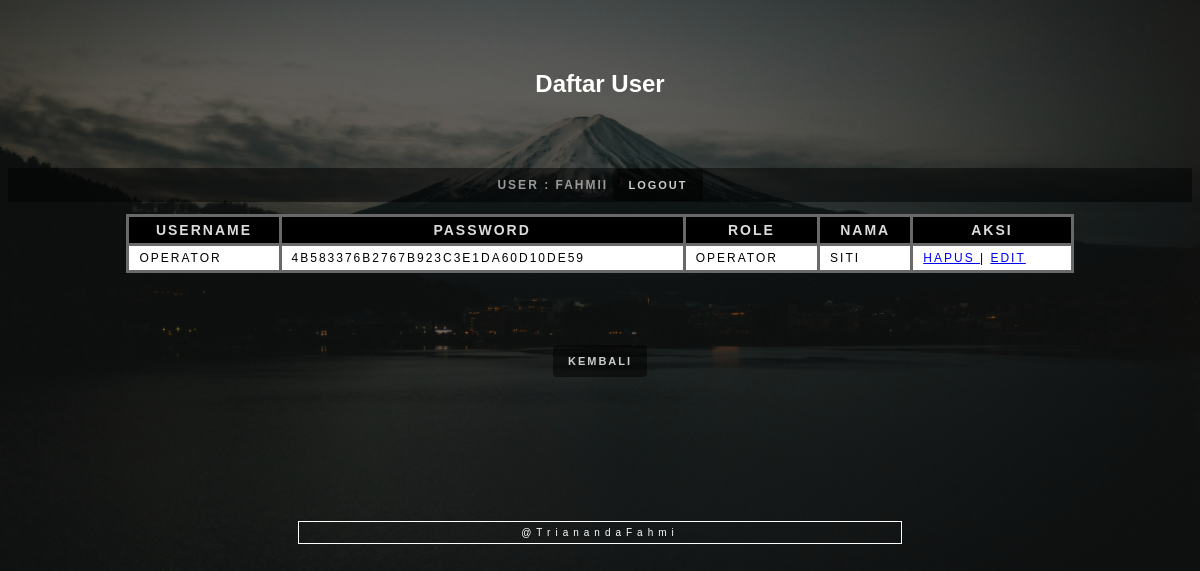
Screenshot of /bacauser.php (signed in) with the database file from the repository.
### tables this page shows
CREATE TABLE `user` (
  `username` char(9) NOT NULL,
  `password` varchar(60) NOT NULL,
  `nama` varchar(60) NOT NULL,
  `role` varchar(15) NOT NULL
);

### bacauser.php (the view, shortened to what this page needs)
<!doctype html>
<html>
<head>
    <link rel="stylesheet" href="tampilan.css">
</head>
<body>
    <?php
    include('crudbarang.php');
    if ($role == "operator") {
        echo "<script>alert('Hak Akses anda kurang')</script>";
        echo "<script>  window.location.replace('index.php')  </script>";
    } else {
    ?>
        <center>
            <h2>Daftar User</h2>
            <?php
            echo ("<h3 class='info'>User : $_SESSION[namauser] <a href='logoutuser.php' class='btn'>LOGOUT</a></h3>");
            if ($role == "superadmin") {
                echo "<a href='tambahuser.php' class='btn'>Tambah User</a><br><br>";
                $sql = "select * from user";
                $data = bacaUser($sql);
                if ($data == null) {
                    echo "Record Tidak Ditemukan";
                }
            } else if ($role == "admin") {
                $sql = "select * from user where role = 'operator'";
                $data = BacaUser($sql);
            }
            ?>
            <table border=1>
                <tr>
                    <th>Username</th>
                    <th>Password</th>
                    <th>Role</th>
                    <th>Nama</th>
                    <th>Aksi</th>
                </tr>
                <?php
                foreach ($data as $user) {
                    $username = $user['username'];
                    $password = $user['password'];
                    $userrole = $user['role'];
                    $nama = $user['nama'];
                    echo "
        <tr>
            <td>$username</td>
            <td>$password</td>
            <td>$userrole</td>
			<td>$nama</td>
            <td><a href = 'hapususer.php?username=$user[username]';> Hapus </a> |  <a href= 'ubahuser.php?username=$user[username]';> Edit </a></td>
        </tr>
        ";
                }
                ?>
            </table>
            <h2><a href="index.php" class="btn">Kembali</h2></a>
            <a href="#" class="footeruser">@TrianandaFahmi</a>
        </center>
    <?php
    }
    ?>
</body>
</html>

### tampilan.css (style rules this page uses)
* { -webkit-transition-property: all; -webkit-transition-duration: .2s; -moz-transition-timing-function: cubic-bezier(100, 50, 21, 6); -moz-transition-property: all; -moz-transition-timing-function: cubic-bezier(100, 50, 21, 6); }
body { background-image: linear-gradient(rgba(0, 0, 0, .5), rgba(0, 0, 0, .5)), url("image/BG2.jpg"); background-position: center; background-size: cover; text-align: center; font-family: 'Oswald', sans-serif; min-width: 800px; align-items: center; justify-content: center; }
table { min-width: 80%; border-collapse: collapse; color: #000000; font-size: 12px; text-decoration: none; letter-spacing: 2px; text-transform: uppercase; padding-bottom: 20px; }
table th { background: #000000; color: #DCDCDC; font-weight: bold; font-size: 14px; }
table th, table td { vertical-align: top; padding: 5px 10px; border: 3px solid #696969; }
table tr { background: #919191; }
table tr:nth-child(even) { background: #FFFFFF; }
h2 { color: #FFFFFF; padding: 50px; }
h3 { color: #FFFFFF; padding: 50px; padding-bottom: 20px; }
.btn { color: #ccc; background: rgba(0, 0, 0, 0.5); padding: 10px 15px; font-size: 11px; text-decoration: none; letter-spacing: 2px; text-transform: uppercase; border-radius: 4px; }
.info { color: #999; background: rgba(0, 0, 0, 0.5); padding: 10px 20px; font-size: 12px; text-decoration: none; letter-spacing: 2px; text-transform: uppercase; }
.footeruser { font-size: 10px; color: #fff; clear: both; display: block; letter-spacing: 5px; border: 1px solid #fff; padding: 5px; text-decoration: none; width: 50%; margin: auto; margin-top: 100px; }

### rows the page displays
user: username "OPERATOR", password "4B583376B2767B923C3E1DA60D10DE59", role "OPERATOR", nama "SITI"

### other values shown
$_SESSION[namauser] "FAHMII"
